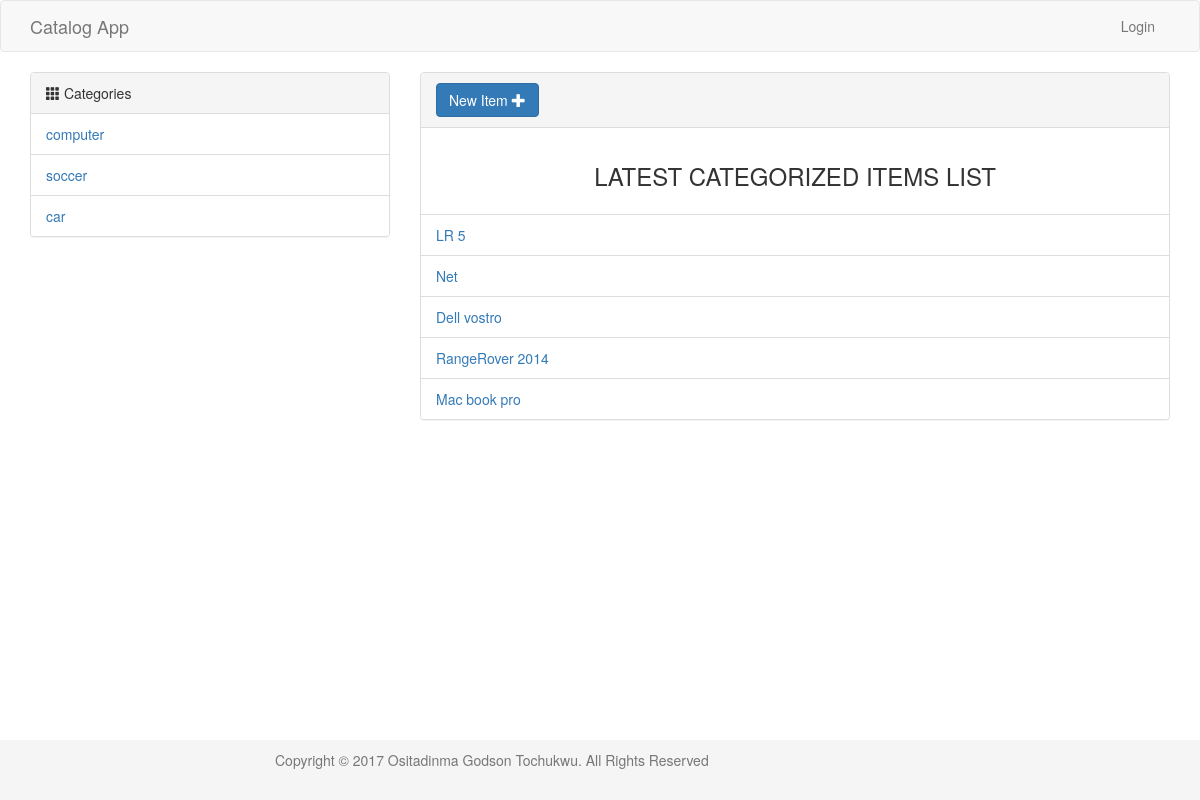
The page /categories on the database as committed earlier.
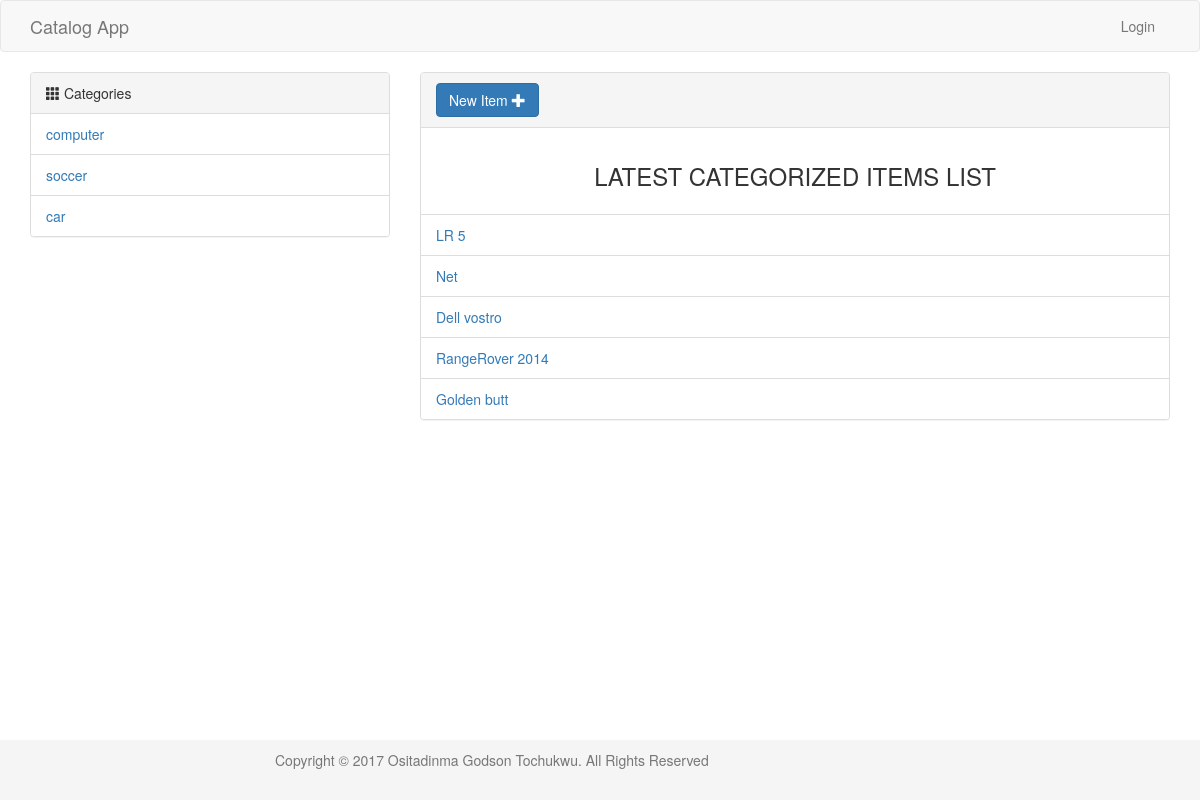
The same page on the database as committed later.
### models.py (models this page shows, shortened)
class Category(Base):
    __tablename__ = "category"
    id = Column(Integer, Sequence(start=1, increment=1, name="catalog_id_sequence"), primary_key=True)
    name = Column(String, nullable=False)

class Item(Base):
    __tablename__ = "item"
    id = Column(Integer, Sequence(start=1, increment=1, name="item_id_sequence"), primary_key=True)
    name = Column(String, nullable=False)
    description = Column(String, nullable=False)
    user_id = Column(Integer, ForeignKey("user.id"))
    category_id = Column(Integer, ForeignKey("category.id"))
    created_date = Column(DateTime, nullable=True)
    updated_Date = Column(DateTime, nullable=True)
    user = relationship(User)
    category = relationship(Category)

### views.py (the view)
@app.route('/',methods=['GET'])
@app.route('/categories',methods=['GET'])
def showCategories():
    categories = session.query(Category).all()
    items = session.query(Item).order_by(Item.id).limit(5)
    return render_template('categories.html',categories=categories, items=items)

### templates/categories.html
{% extends "layout.html" %}
{% block head %}
    {{ super() }}
{% endblock %}
{% block body %}
    <section>
        <div class="row">
            <div class="col-md-4 pull-left">
                <div class="panel panel-default">
                    <div class="panel-heading"><span class="glyphicon glyphicon-th"></span> Categories</div>
                    <ul class="list-group">
                        {% for category in categories %}
                            <li class="list-group-item"><a href="/category/{{ category.id }}/items"> {{ category.name }} </a></li>
                        {% endfor %}
                    </ul>
                </div>
            </div>
            <div class="col-md-8 pull-right">
                <div class="panel panel-default">
                    <div class="panel-heading"><a href="{{ url_for('create_item_page') }}" class="btn btn-primary">New Item <span class="glyphicon glyphicon-plus"></span></a></div>
                    <div class="panel-body">
                        <h3 class="text-center text-uppercase">Latest Categorized Items List</h3>
                    </div>
                    <ul class="list-group">
                        {% for item in items %}
                            <li class="list-group-item"><a href="{{ url_for('item_page',id=item.id) }}"> {{ item.name }} </a></li>
                        {% endfor %}
                    </ul>
                </div>
            </div>
        </div>
    </section>
{% endblock %}

### templates/layout.html (shortened to what this page needs)
<!Doctype html>
<html>
<head>
    {% block head %}
    <link rel="stylesheet" href="https://maxcdn.bootstrapcdn.com/bootstrap/3.3.7/css/bootstrap.min.css">
    <link href="{{ url_for('static', filename='css/style.css') }}" rel="stylesheet" />
    {% endblock %}
</head>
<body>
    {% block nav %}
    <nav class="navbar navbar-default">
        <div class="container">
            <div class="navbar-header">
                <a class="navbar-brand" href="{{ url_for('showCategories')}}">Catalog App</a>
            </div>
            <div class="collapse navbar-collapse" id="bs-example-navbar-collapse-1">
                <ul class="nav navbar-nav navbar-right">
                    <li>
                        {% if "email" in session %}
                            <a href="/logout">Logout</a>
                        {% else %}
                            <a href="/login">Login</a>
                        {% endif %}
                    </li>
                </ul>
            </div>
        </div>
    </nav>
    {% endblock nav %}
    <section>
        <div class="container">
            {% block body %}
            {% endblock %}
        </div>
    </section>
    {% block footer %}
        <footer class="footer">
            <div class="container">
                <p class="text-muted">Copyright &copy; 2017 Ositadinma Godson Tochukwu. All Rights Reserved</p>
            </div>
        </footer>
    {% endblock %}
</body>
</html>

### static/css/style.css (style rules this page uses)
html { position: relative; min-height: 100%; }
body { margin-bottom: 60px; }
.footer { position: absolute; bottom: 0; width: 100%; height: 60px; background-color: #f5f5f5; }
.footer .container { width: auto; max-width: 680px; padding: 10px 15px; }

Rows that differ between the two databases and show on the page:
removed Item: name "Mac book pro"
added Item: name "Golden butt"
